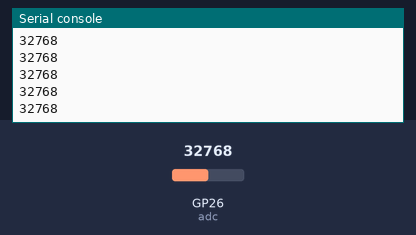
Bench run of a program on a simulated Raspberry Pi Pico running MicroPython. Parts: the last lines printed to the serial console. The test bench sets the inputs (shaded band); at power-on: GP26 (adc) = 32768 (analog values on the 0–65535 scale).

Above: at 1.2 s.
1.3 s: GP26 (adc) set to 45874
At 1.56 s:
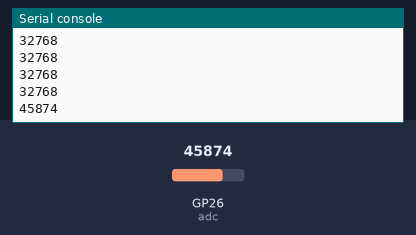
2.8 s: GP26 (adc) set to 57670
At 2.96 s:
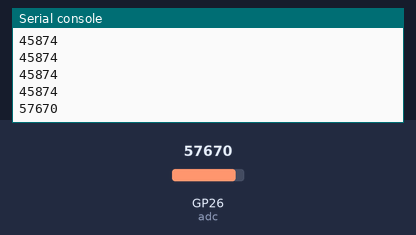
Timing chart, 0 to 5.8 s (numbered marks = the images above; inputs shaded):
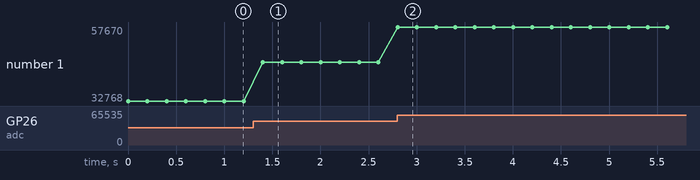

The program:

adc.py
```python
"""
PHOTONTECH

  S-Core ADC örneği

  S-Core üzerinde ki 26. pine bağlı potansiyometre çevrildikçe okunan değer print komutu ile ekrana yazdırılıyor.


  Bu örnek kod micropython ile yazılarak PHOTONTECH tarafından kamuya sunulmuştur.

  https://github.com/GitPhotontech/Photontech_S-Core

"""

from machine import ADC,Pin                     #Piconun pinleri ve adc kütphanesi tanımlandı.
import time                                     #Bekleme oluşturmak için time kütüphanesi eklendi

adc = ADC(Pin(26))                              #26.pin ADC giriş pini olarak tanımlandı.

while True:                                     #Program sonsuz döngü içerisine alındı.
    print(adc.read_u16())                       #Okunan potansiyometre değerleri ekrana basılıyor.
    time.sleep(0.2)                             #0.2sn bekleme oluşturuluyor.
```

Measured:
- after the input at 1.3 s, the serial console: prints a new line after 0.10 s (image 1)
- after the input at 2.8 s, the serial console: prints a new line at once (image 2)
- plotted number 1: 32768 → 45874 after the input at 1.3 s, 45874 → 57670 after the input at 2.8 s
